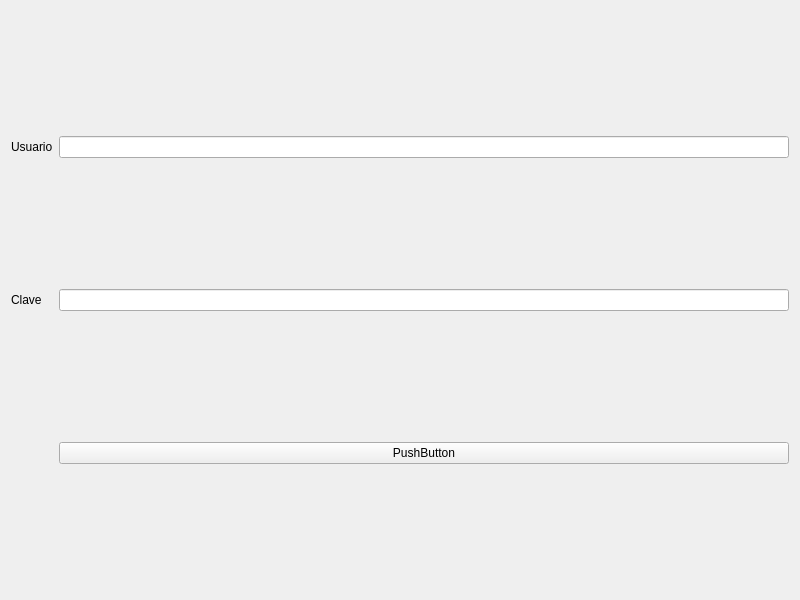
<?xml version="1.0" encoding="UTF-8"?>
<ui version="4.0">
 <class>Login</class>
 <widget class="QWidget" name="Login">
  <property name="geometry">
   <rect>
    <x>0</x>
    <y>0</y>
    <width>800</width>
    <height>600</height>
   </rect>
  </property>
  <property name="windowTitle">
   <string>Login</string>
  </property>
  <layout class="QGridLayout" name="gridLayout">
   <item row="0" column="0">
    <widget class="QLabel" name="label">
     <property name="text">
      <string>Usuario</string>
     </property>
    </widget>
   </item>
   <item row="0" column="1">
    <widget class="QLineEdit" name="leUsuario"/>
   </item>
   <item row="1" column="0">
    <widget class="QLabel" name="label_2">
     <property name="text">
      <string>Clave</string>
     </property>
    </widget>
   </item>
   <item row="1" column="1">
    <widget class="QLineEdit" name="leClave"/>
   </item>
   <item row="2" column="1">
    <widget class="QPushButton" name="pbIngresar">
     <property name="text">
      <string>PushButton</string>
     </property>
    </widget>
   </item>
  </layout>
 </widget>
 <resources/>
 <connections/>
</ui>
